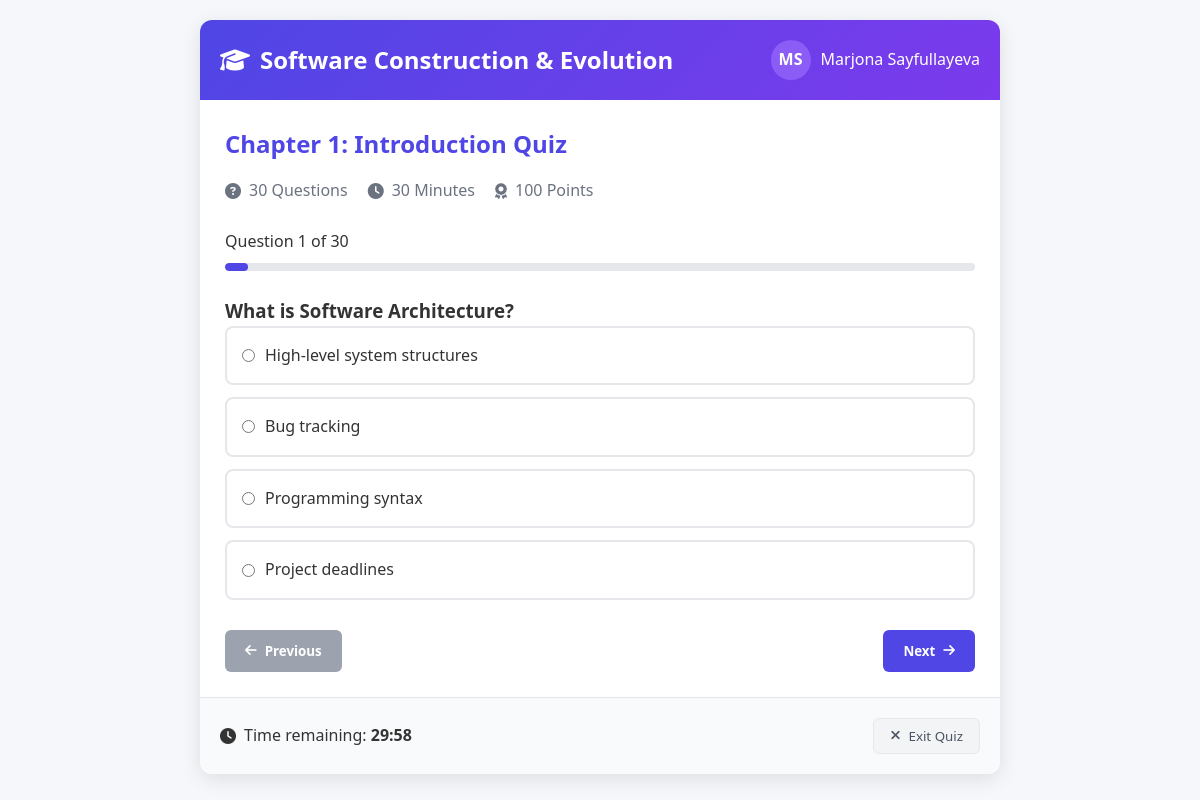
The page /quiz/8/ (signed in) on the database its author committed.
### learning/models.py (models this page shows, shortened)
class Question(models.Model):
    text = models.TextField()

class Choice(models.Model):
    question = models.ForeignKey(
        Question, related_name="choices", on_delete=models.CASCADE
    )
    text = models.CharField(max_length=255)
    is_correct = models.BooleanField(default=False)

### learning/views.py (the view)
# urls.py: path("quiz/<int:chapter_id>/", views.quiz_view, name="quiz_view"),
@login_required(login_url="login")
def quiz_view(request, chapter_id):
    quiz = get_object_or_404(Quiz, chapter_id=chapter_id)
    questions = []
    for qq in quiz.quiz_questions.select_related("question").all():
        question = qq.question
        questions.append(
            {
                "id": question.id,
                "text": question.text,
                "choices": question.choices.all(),
            }
        )
    return render(request, "quiz.html", {"quiz": quiz, "questions": questions})

### templates/quiz.html (shortened to what this page needs)
{% load static %}
<!DOCTYPE html>
<html lang="en">
<head>
    <link rel="stylesheet" href="https://cdnjs.cloudflare.com/ajax/libs/font-awesome/6.4.0/css/all.min.css">
    <link rel="stylesheet" href="{% static 'course/quiz_style.css' %}">
</head>
<body>
    <div class="quiz-container" style="display:none;">
        <header class="quiz-header">
            <h1><i class="fas fa-graduation-cap"></i> Software Construction & Evolution</h1>
            <div class="user-info">
                <div class="user-avatar">
                    {% if request.user.first_name or request.user.last_name %}
                    {{ request.user.first_name|slice:":1"|upper }}{{ request.user.last_name|slice:":1"|upper }}
                    {% else %}
                    {{ request.user.get_full_name|slice:":1"|upper }}
                    {% endif %}
                </div>
                <span>
                    {% if request.user.first_name or request.user.last_name %}
                    {{ request.user.first_name }} {{ request.user.last_name }}
                    {% else %}
                    {{ request.user.get_full_name }}
                    {% endif %}
                </span>
            </div>
        </header>
        <div class="quiz-content">
            <div class="quiz-info">
                <h2>Chapter 1: Introduction Quiz</h2>
                <div class="quiz-meta">
                    <div class="meta-item">
                        <i class="fas fa-question-circle"></i>
                        <span>30 Questions</span>
                    </div>
                    <div class="meta-item">
                        <i class="fas fa-clock"></i>
                        <span>30 Minutes</span>
                    </div>
                    <div class="meta-item">
                        <i class="fas fa-award"></i>
                        <span>100 Points</span>
                    </div>
                </div>
            </div>
            <div class="progress-container">
                <div class="progress-info">
                    <span>Question <span id="current-question">1</span> of 30</span>
                </div>
                <div class="progress-bar">
                    <div class="progress-fill" style="width: 3.33%"></div>
                </div>
            </div>
            <div class="question-container">
                <form method="post" action="{% url 'submit_quiz' quiz.id %}" id="quizForm">
                    {% for q in questions %}
                    <div class="question-block" id="question-{{ forloop.counter0 }}"
                        style="display: {% if forloop.first %}block{% else %}none{% endif %};">
                        <h3>{{ q.text }}</h3>
                        <div class="options-container">
                            {% for choice in q.choices %}
                            <label class="option">
                                <input type="radio" name="question_{{ q.id }}" value="{{ choice.id }}" style="margin-right: 10px;">
                                {{ choice.text }}
                            </label>
                            {% endfor %}
                        </div>
                    </div>
                    {% endfor %}
                    <div class="question-navigation">
                        <button type="button" class="nav-btn prev-btn" id="prevBtn" disabled>
                            <i class="fas fa-arrow-left"></i> Previous
                        </button>
                        <button type="button" class="nav-btn next-btn" id="nextBtn">
                            Next <i class="fas fa-arrow-right"></i>
                        </button>
                    </div>
                </form>
            </div>
        </div>
        <div class="quiz-footer">
            <div class="time-remaining">
                <i class="fas fa-clock"></i>
                <span>Time remaining: <strong id="time-display">30:00</strong></span>
            </div>
            <button class="exit-btn" id="exitBtn">
                <i class="fas fa-times"></i> Exit Quiz
            </button>
        </div>
    </div>
</body>
</html>

### static/course/quiz_style.css (style rules this page uses)
* { margin: 0; padding: 0; box-sizing: border-box; font-family: 'Segoe UI', Tahoma, Geneva, Verdana, sans-serif; }
body { background-color: #f5f7fb; color: #333; line-height: 1.6; }
.quiz-container { max-width: 800px; margin: 20px auto; background: white; border-radius: 12px; box-shadow: 0 5px 20px rgba(0, 0, 0, 0.1); overflow: hidden; }
.quiz-header { display: flex; justify-content: space-between; align-items: center; padding: 20px; background: linear-gradient(135deg, #4f46e5, #7c3aed); color: white; }
.quiz-header h1 { font-size: 1.5rem; display: flex; align-items: center; gap: 10px; }
.user-info { display: flex; align-items: center; gap: 10px; }
.user-avatar { width: 40px; height: 40px; border-radius: 50%; background: #8b5cf6; display: flex; align-items: center; justify-content: center; font-weight: bold; }
.quiz-content { padding: 25px; }
.quiz-info h2 { color: #4f46e5; margin-bottom: 15px; }
.quiz-meta { display: flex; gap: 20px; margin-bottom: 25px; }
.meta-item { display: flex; align-items: center; gap: 8px; color: #6b7280; }
.progress-container { margin-bottom: 25px; }
.progress-info { display: flex; justify-content: space-between; margin-bottom: 8px; }
.progress-bar { height: 8px; background: #e5e7eb; border-radius: 4px; overflow: hidden; }
.progress-fill { height: 100%; background: #4f46e5; border-radius: 4px; transition: width 0.3s ease; }
.question-block { margin-bottom: 25px; }
.options-container { display: flex; flex-direction: column; gap: 12px; }
.option { display: flex; align-items: center; padding: 15px; border: 2px solid #e5e7eb; border-radius: 8px; cursor: pointer; transition: all 0.2s ease; }
.question-navigation { display: flex; justify-content: space-between; margin-top: 30px; }
.nav-btn { display: flex; align-items: center; gap: 8px; padding: 12px 20px; background: #4f46e5; color: white; border: none; border-radius: 6px; cursor: pointer; font-weight: 600; transition: background 0.2s; }
.nav-btn:disabled { background: #9ca3af; cursor: not-allowed; }
.quiz-footer { display: flex; justify-content: space-between; align-items: center; padding: 20px; border-top: 1px solid #e5e7eb; background: #f9fafb; }
.time-remaining { display: flex; align-items: center; gap: 8px; font-size: 1rem; }
.exit-btn { display: flex; align-items: center; gap: 8px; padding: 8px 16px; background: #f3f4f6; color: #4b5563; border: 1px solid #e5e7eb; border-radius: 6px; cursor: pointer; transition: all 0.2s; }

### rows shown on the page
Question: text "What is Software Architecture?"
Choice: text "High-level system structures"
Choice: text "Bug tracking"
Choice: text "Programming syntax"
Choice: text "Project deadlines"

### other values the page prints
{{ request.user.first_name|slice:":1"|upper }} "M"
{{ request.user.last_name|slice:":1"|upper }} "S"
{{ request.user.first_name }} "Marjona"
{{ request.user.last_name }} "Sayfullayeva"
